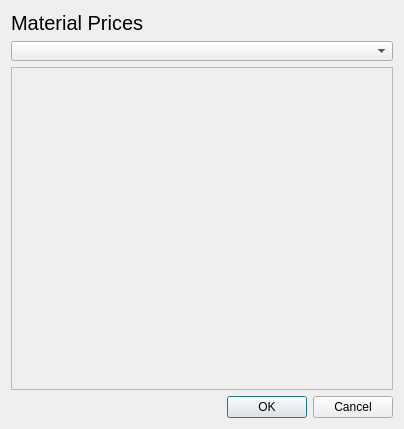
<?xml version="1.0" encoding="UTF-8"?>
<ui version="4.0">
 <class>MaterialPricingWindow</class>
 <widget class="QDialog" name="MaterialPricingWindow">
  <property name="geometry">
   <rect>
    <x>0</x>
    <y>0</y>
    <width>400</width>
    <height>429</height>
   </rect>
  </property>
  <property name="windowTitle">
   <string>Material Prices</string>
  </property>
  <layout class="QVBoxLayout" name="addMachineVerticalLayout">
   <item>
    <widget class="QLabel" name="PricingTitleLabel">
     <property name="sizePolicy">
      <sizepolicy hsizetype="Preferred" vsizetype="Fixed">
       <horstretch>0</horstretch>
       <verstretch>0</verstretch>
      </sizepolicy>
     </property>
     <property name="font">
      <font>
       <pointsize>15</pointsize>
      </font>
     </property>
     <property name="text">
      <string>Material Prices</string>
     </property>
    </widget>
   </item>
   <item>
    <widget class="DynamicComboBox" name="materialComboBox">
     <property name="minimumSize">
      <size>
       <width>382</width>
       <height>20</height>
      </size>
     </property>
     <property name="maximumSize">
      <size>
       <width>382</width>
       <height>20</height>
      </size>
     </property>
    </widget>
   </item>
   <item>
    <widget class="QScrollArea" name="scrollArea">
     <property name="widgetResizable">
      <bool>true</bool>
     </property>
     <widget class="QWidget" name="materialPricingScroll">
      <property name="geometry">
       <rect>
        <x>0</x>
        <y>0</y>
        <width>380</width>
        <height>324</height>
       </rect>
      </property>
      <layout class="QVBoxLayout" name="verticalLayout"/>
     </widget>
    </widget>
   </item>
   <item>
    <widget class="QDialogButtonBox" name="acceptButtons">
     <property name="orientation">
      <enum>Qt::Horizontal</enum>
     </property>
     <property name="standardButtons">
      <set>QDialogButtonBox::Cancel|QDialogButtonBox::Ok</set>
     </property>
    </widget>
   </item>
  </layout>
 </widget>
 <customwidgets>
  <customwidget>
   <class>DynamicComboBox</class>
   <extends>QComboBox</extends>
   <header>widgets/DynamicComboBox.h</header>
  </customwidget>
 </customwidgets>
 <resources/>
 <connections>
  <connection>
   <sender>acceptButtons</sender>
   <signal>accepted()</signal>
   <receiver>MaterialPricingWindow</receiver>
   <slot>accept()</slot>
   <hints>
    <hint type="sourcelabel">
     <x>248</x>
     <y>254</y>
    </hint>
    <hint type="destinationlabel">
     <x>157</x>
     <y>274</y>
    </hint>
   </hints>
  </connection>
  <connection>
   <sender>acceptButtons</sender>
   <signal>rejected()</signal>
   <receiver>MaterialPricingWindow</receiver>
   <slot>reject()</slot>
   <hints>
    <hint type="sourcelabel">
     <x>316</x>
     <y>260</y>
    </hint>
    <hint type="destinationlabel">
     <x>286</x>
     <y>274</y>
    </hint>
   </hints>
  </connection>
 </connections>
</ui>
